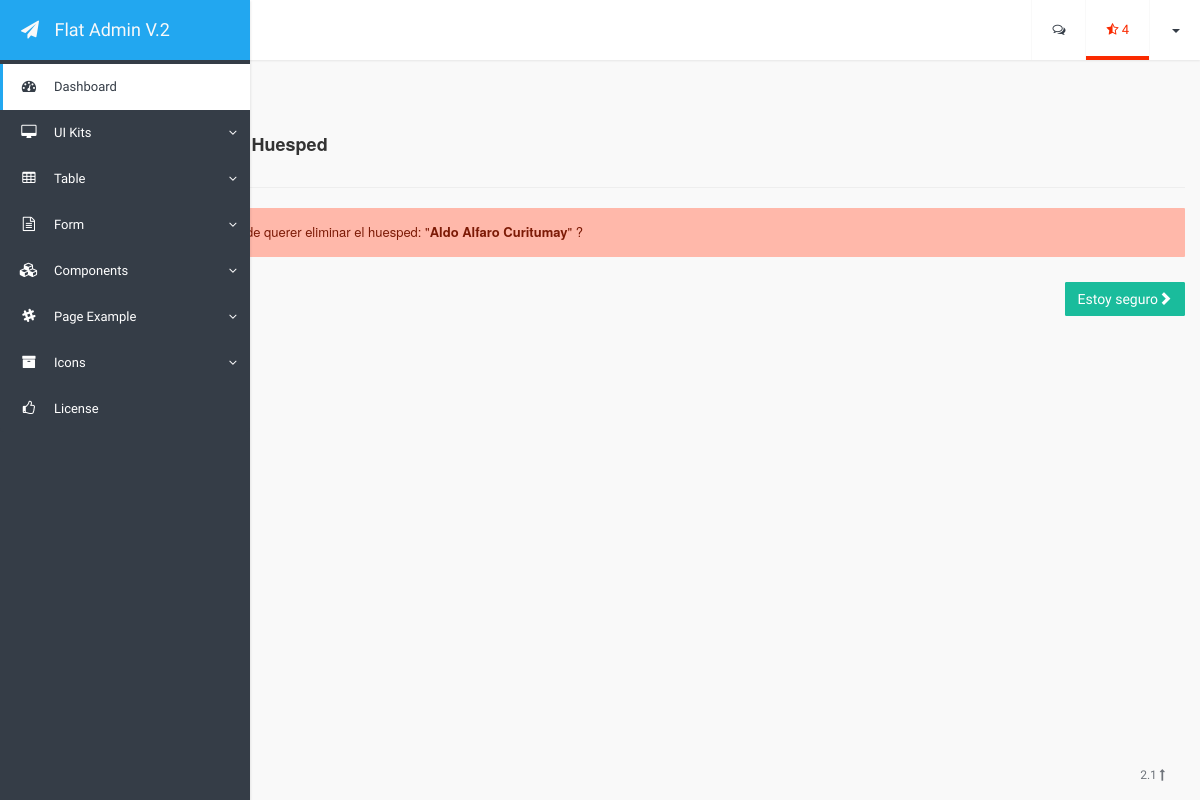
Page /perfiles/huesped/del/1 on the earlier database version.
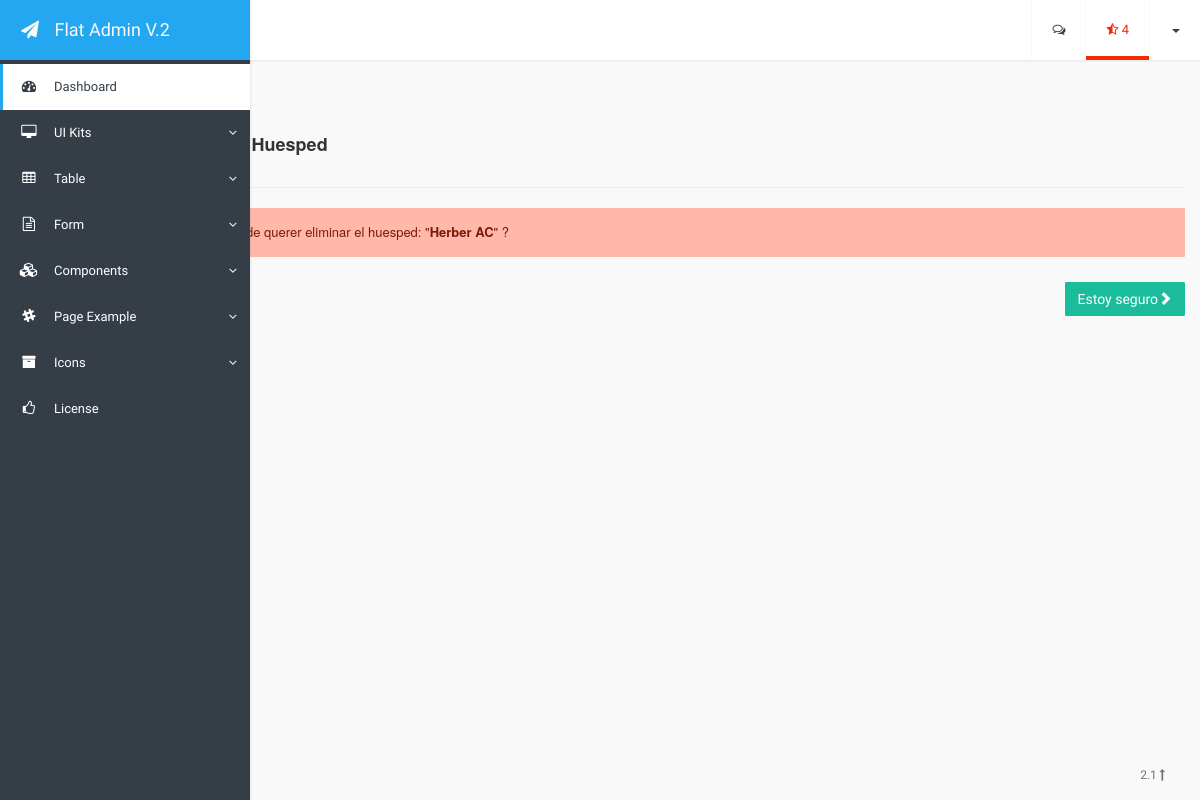
Same page on the later database version.
### apps/perfiles/models.py (models this page shows)
class Huesped(models.Model):
    SEX = (
        ('M', 'Masculino'),
        ('F', 'Femenino'),
    )
    nombre = models.CharField(max_length=40)
    apellidos = models.CharField(max_length=70)
    dni = models.CharField(max_length=8)
    fecha_nac = models.DateTimeField(verbose_name='Fecha de Nacimiento')
    sexo = models.CharField(choices=SEX, max_length=255, blank=True, verbose_name='Género')
    telefono = models.CharField(max_length=13)
    nacionalidad = models.CharField(max_length=40)
    procedencia = models.CharField(max_length=40)
    def __str__(self):
        return '%s %s' % (self.nombre, self.apellidos)

### apps/perfiles/views.py (the view)
# urls.py: url(r'^huesped/del/(?P<id>\d+)$', 'apps.perfiles.views.delHuesped', name='delHuesped'),
def delHuesped(request, id, template_name = 'huesped/delHuesped.html'):
	obj_delete=Huesped.objects.get(pk=id)
	if request.method=='POST':
		obj_delete.delete()
		return redirect(reverse('perfiles_app:huesped'))
	return render(request, template_name, {'object':obj_delete})

### templates/huesped/delHuesped.html (shortened to what this page needs)
{% extends "base.html" %}
{% block contenido %}
<div class="page-header">
		<h4>
			<a href="{% url 'perfiles_app:huesped' %}" class="btn btn-warning">
			</a>
			<strong>Eliminar Huesped</strong>
		</h4>
	</div>
	<form method="POST">{% csrf_token %}
	<div class="alert alert-danger">
	  <strong>Cuidado!</strong> Estas seguro de querer eliminar el huesped: "<strong>{{ object }}</strong>" ?
	</div>
		<button type="submit/button" class="btn btn-success pull-right">Estoy seguro<span class="glyphicon glyphicon-chevron-right"></span></button>
	</form>
{% endblock contenido %}

### templates/base.html (shortened to what this page needs)
{% load staticfiles %}
<!DOCTYPE html>
<html>
<head>
    <link rel="stylesheet" href="{% static "css/bootstrap.css" %}">
    <link rel="stylesheet" href="{% static "lib/css/font-awesome.min.css" %}">
    <link rel="stylesheet" href="{% static "lib/css/animate.min.css" %}">
    <link rel="stylesheet" href="{% static "lib/css/bootstrap-switch.min.css" %}">
    <link rel="stylesheet" href="{% static "lib/css/checkbox3.min.css" %}">
    <link rel="stylesheet" href="{% static "lib/css/jquery.dataTables.min.css" %}">
    <link rel="stylesheet" href="{% static "lib/css/dataTables.bootstrap.css" %}">
    <link rel="stylesheet" href="{% static "lib/css/select2.min.css" %}">
    <link rel="stylesheet" href="{% static "lib/style.css" %}">
    <link rel="stylesheet" href="{% static "lib/themes/flat-blue.css" %}">
</head>
<body class="flat-blue">
    <div class="app-container">
        <div class="row content-container">
            <nav class="navbar navbar-default navbar-fixed-top navbar-top">
                <div class="container-fluid">
                    <div class="navbar-header">
                        <button type="button" class="navbar-expand-toggle">
                        </button>
                        <ol class="breadcrumb navbar-breadcrumb">
                            <li class="active">Dashboard</li>
                        </ol>
                    </div>
                    <ul class="nav navbar-nav navbar-right">
                        <li class="dropdown">
                            <a href="#" class="dropdown-toggle" data-toggle="dropdown" role="button" aria-expanded="false"><i class="fa fa-comments-o"></i></a>
                        </li>
                        <li class="dropdown danger">
                            <a href="#" class="dropdown-toggle" data-toggle="dropdown" role="button" aria-expanded="false"><i class="fa fa-star-half-o"></i> 4</a>
                        </li>
                        <li class="dropdown profile">
                            <a href="#" class="dropdown-toggle" data-toggle="dropdown" role="button" aria-expanded="false">{{ user.username|capfirst }}<span class="caret"></span></a>
                        </li>
                    </ul>
                </div>
            </nav>
            <div class="side-menu sidebar-inverse">
                <nav class="navbar navbar-default" role="navigation">
                    <div class="side-menu-container">
                        <div class="navbar-header">
                            <a class="navbar-brand" href="#">
                                <div class="icon fa fa-paper-plane"></div>
                                <div class="title">Flat Admin V.2</div>
                            </a>
                        </div>
                        <ul class="nav navbar-nav">
                            <li class="active">
                                <a href="index.html">
                                    <span class="icon fa fa-tachometer"></span><span class="title">Dashboard</span>
                                </a>
                            </li>
                            <li class="panel panel-default dropdown">
                                <a data-toggle="collapse" href="#dropdown-element">
                                    <span class="icon fa fa-desktop"></span><span class="title">UI Kits</span>
                                </a>
                            </li>
                            <li class="panel panel-default dropdown">
                                <a data-toggle="collapse" href="#dropdown-table">
                                    <span class="icon fa fa-table"></span><span class="title">Table</span>
                                </a>
                            </li>
                            <li class="panel panel-default dropdown">
                                <a data-toggle="collapse" href="#dropdown-form">
                                    <span class="icon fa fa-file-text-o"></span><span class="title">Form</span>
                                </a>
                            </li>
                            <li class="panel panel-default dropdown">
                                <a data-toggle="collapse" href="#component-example">
                                    <span class="icon fa fa-cubes"></span><span class="title">Components</span>
                                </a>
                            </li>
                            <li class="panel panel-default dropdown">
                                <a data-toggle="collapse" href="#dropdown-example">
                                    <span class="icon fa fa-slack"></span><span class="title">Page Example</span>
                                </a>
                            </li>
                            <li class="panel panel-default dropdown">
                                <a data-toggle="collapse" href="#dropdown-icon">
                                    <span class="icon fa fa-archive"></span><span class="title">Icons</span>
                                </a>
                            </li>
                            <li>
                                <a href="license.html">
                                    <span class="icon fa fa-thumbs-o-up"></span><span class="title">License</span>
                                </a>
                            </li>
                        </ul>
                    </div>
                </nav>
            </div>
            <div class="container-fluid">
                <div class="side-body padding-top">
                    <div class="row  no-margin-bottom">
                    {% block contenido %}
                    {% endblock contenido %}
                    </div>
                </div>
            </div>
        </div>
        <footer class="app-footer">
            <div class="wrapper">
                <span class="pull-right">2.1 <a href="#"><i class="fa fa-long-arrow-up"></i></a></span> © 2015 Copyright.
            </div>
        </footer>
</body>
</html>

Differences in the rows shown:
changed Huesped: nombre+apellidos "Aldo Alfaro Curitumay" → "Herber AC"
